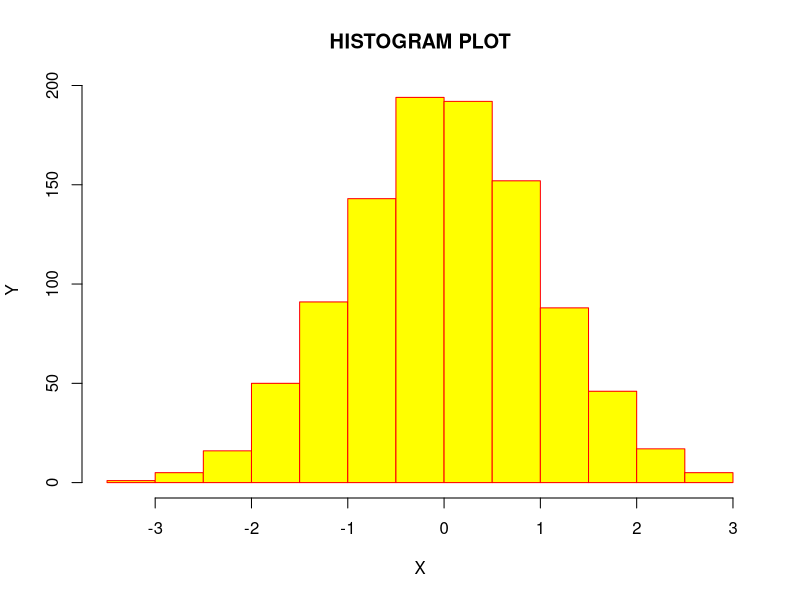
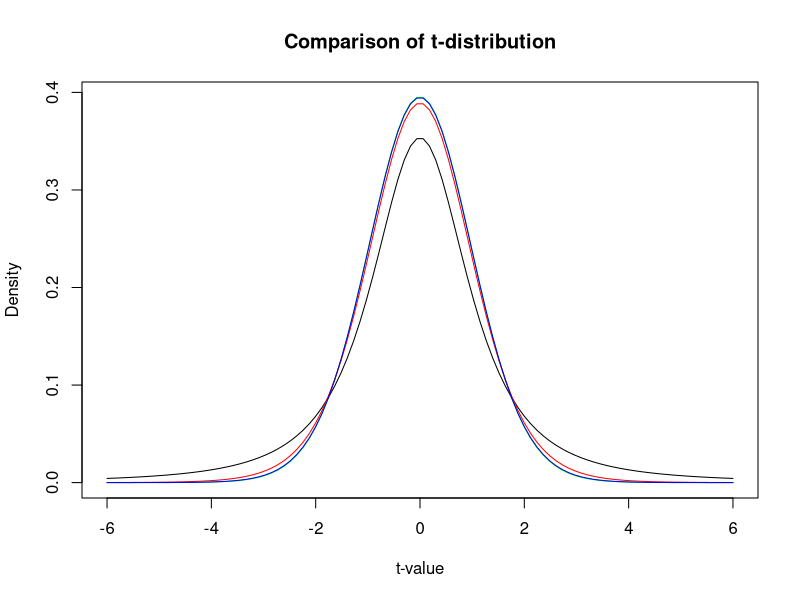
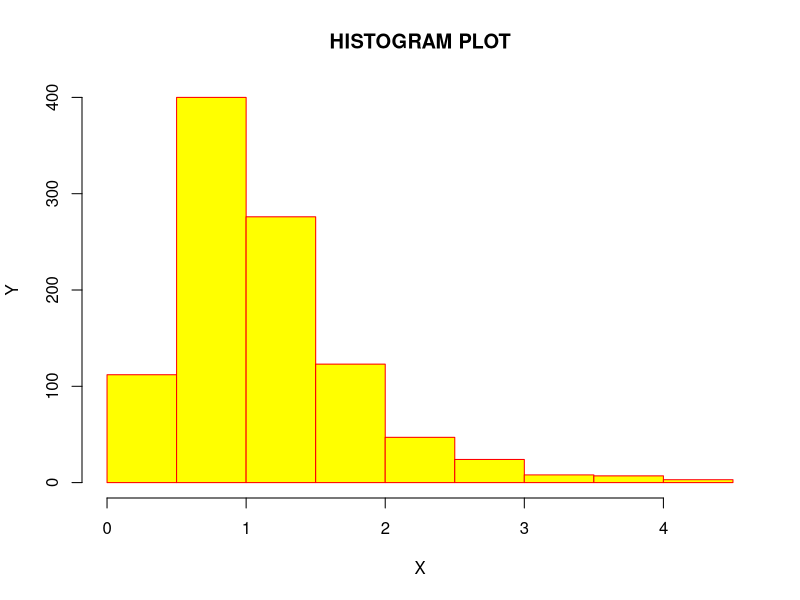

Write R code to recreate these figures, in order.
#Q1
n1=1000
df1=n1-1
val<-rt(n1,df1)
print(val)

hist(val,main="HISTOGRAM PLOT",xlab="X",ylab="Y",border="red",col="yellow")

#Q2
df<-c(2,10,25)
n=100
for(i in df)
{
  print(rchisq(n,i))
}

#Q3
x<-seq(-6,6,length=100)
df2<-c(1,4,10,30)
color=c("black","red","blue","green")
for(i in df2)
{
  print(dt(x,i))
}


plot(x,dt(x,df2[4]),type="l",xlab="t-value",ylab="Density",main="Comparison of t-distribution",col=color[4])

for(i in 1:3)
{
  lines(x,dt(x,df[i]),type="l",col=color[i])
}

#Q4(i)
per=0.95
df1=10
df2=20
print(qf(per,df1,df2))

#Q4(ii)
x=1.5
df1=10
df2=20
##0<x<1.5
print(pf(x,10,20,lower.tail = TRUE))
##1.5<x<INf
print(pf(x,10,20,lower.tail = FALSE))

##Q4(iii)
q<-c(0.25,0.50,0.75,0.999)
df1=10
df2=20
val<-qf(q,df1,df2)
print(val)

##Q4(iv)
n=1000
df1=10
df2=20
val<-rf(n,df1,df2)
print(val)
hist(val,main="HISTOGRAM PLOT",xlab="X",ylab="Y",border="red",col="yellow")
